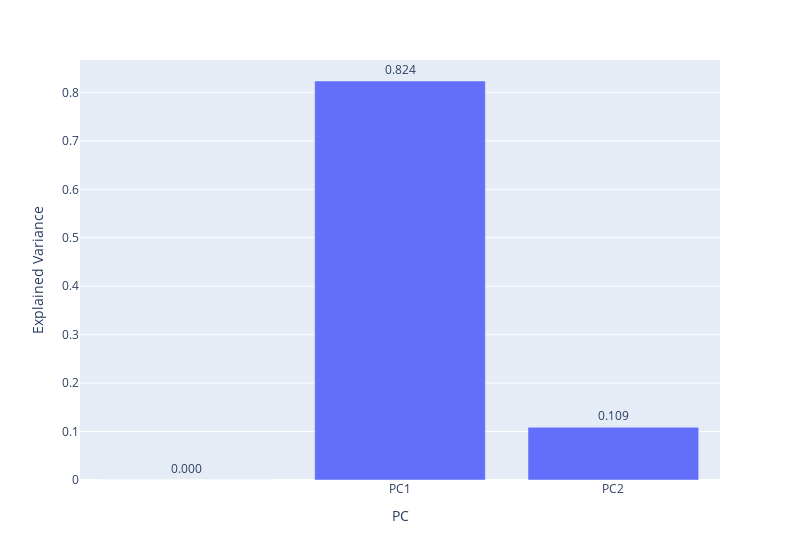

This figure's notebook cell:
### Code cell
fig.update_traces(texttemplate='%{text:.3f}', textposition='outside') # limit decimal cases and text outside the bar
fig.show() #explained variance

### Figure 1 — Plotly figure (JSON) as saved in the notebook; plotly's stock layout.template omitted (floating-point values rounded to 4 significant figures)
{"data": [{"alignmentgroup": "True", "hovertemplate": "PC=%{x}<br>Explained Variance=%{text}<extra></extra>", "legendgroup": "", "marker": {"color": "#636efa", "pattern": {"shape": ""}}, "name": "", "offsetgroup": "", "orientation": "v", "showlegend": false, "text": [0, 0.8236, 0.1088], "textposition": "outside", "texttemplate": "%{text:.3f}", "type": "bar", "x": ["", "PC1", "PC2"], "xaxis": "x", "y": [0, 0.8236, 0.1088], "yaxis": "y"}], "layout": {"barmode": "relative", "legend": {"tracegroupgap": 0}, "margin": {"t": 60}, "width": 800, "xaxis": {"anchor": "y", "domain": [0, 1], "title": {"text": "PC"}}, "yaxis": {"anchor": "x", "domain": [0, 1], "title": {"text": "Explained Variance"}}}}
